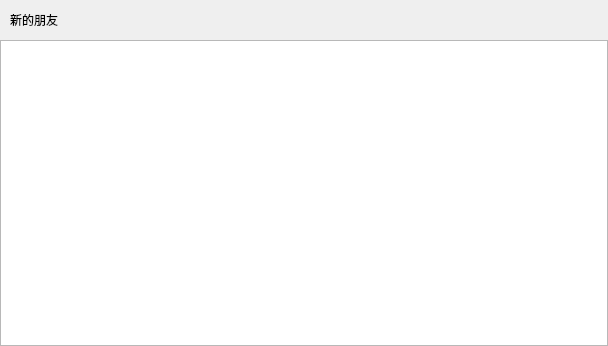
<?xml version="1.0" encoding="UTF-8"?>
<ui version="4.0">
 <class>ApplyFriendPage</class>
 <widget class="QWidget" name="ApplyFriendPage">
  <property name="geometry">
   <rect>
    <x>0</x>
    <y>0</y>
    <width>608</width>
    <height>346</height>
   </rect>
  </property>
  <property name="windowTitle">
   <string>Form</string>
  </property>
  <layout class="QVBoxLayout" name="verticalLayout">
   <property name="spacing">
    <number>0</number>
   </property>
   <property name="leftMargin">
    <number>0</number>
   </property>
   <property name="topMargin">
    <number>0</number>
   </property>
   <property name="rightMargin">
    <number>0</number>
   </property>
   <property name="bottomMargin">
    <number>0</number>
   </property>
   <item>
    <widget class="QWidget" name="friend_apply_wid" native="true">
     <layout class="QHBoxLayout" name="horizontalLayout">
      <property name="spacing">
       <number>0</number>
      </property>
      <property name="leftMargin">
       <number>0</number>
      </property>
      <property name="topMargin">
       <number>0</number>
      </property>
      <property name="rightMargin">
       <number>0</number>
      </property>
      <property name="bottomMargin">
       <number>0</number>
      </property>
      <item>
       <spacer name="horizontalSpacer_2">
        <property name="orientation">
         <enum>Qt::Orientation::Horizontal</enum>
        </property>
        <property name="sizeType">
         <enum>QSizePolicy::Policy::Fixed</enum>
        </property>
        <property name="sizeHint" stdset="0">
         <size>
          <width>10</width>
          <height>20</height>
         </size>
        </property>
       </spacer>
      </item>
      <item>
       <widget class="QLabel" name="friend_apply_lb">
        <property name="minimumSize">
         <size>
          <width>0</width>
          <height>40</height>
         </size>
        </property>
        <property name="maximumSize">
         <size>
          <width>16777215</width>
          <height>40</height>
         </size>
        </property>
        <property name="text">
         <string>新的朋友</string>
        </property>
       </widget>
      </item>
     </layout>
    </widget>
   </item>
   <item>
    <widget class="QWidget" name="widget_2" native="true">
     <layout class="QVBoxLayout" name="verticalLayout_2">
      <property name="spacing">
       <number>0</number>
      </property>
      <property name="leftMargin">
       <number>0</number>
      </property>
      <property name="topMargin">
       <number>0</number>
      </property>
      <property name="rightMargin">
       <number>0</number>
      </property>
      <property name="bottomMargin">
       <number>0</number>
      </property>
      <item>
       <widget class="ApplyFriendList" name="apply_friend_list"/>
      </item>
     </layout>
    </widget>
   </item>
  </layout>
 </widget>
 <customwidgets>
  <customwidget>
   <class>ApplyFriendList</class>
   <extends>QListWidget</extends>
   <header location="global">applyfriendlist.h</header>
  </customwidget>
 </customwidgets>
 <resources/>
 <connections/>
</ui>
